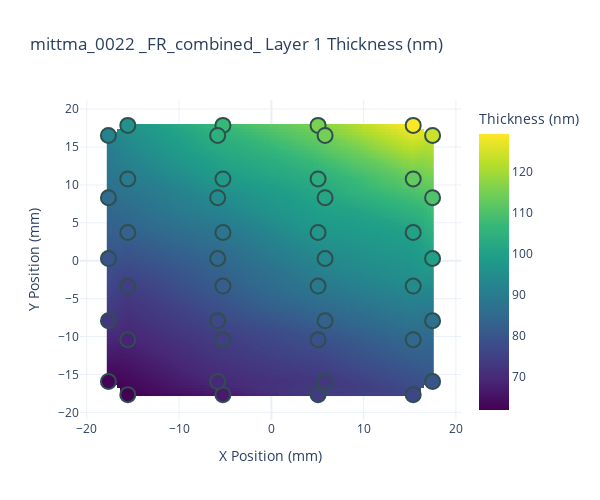
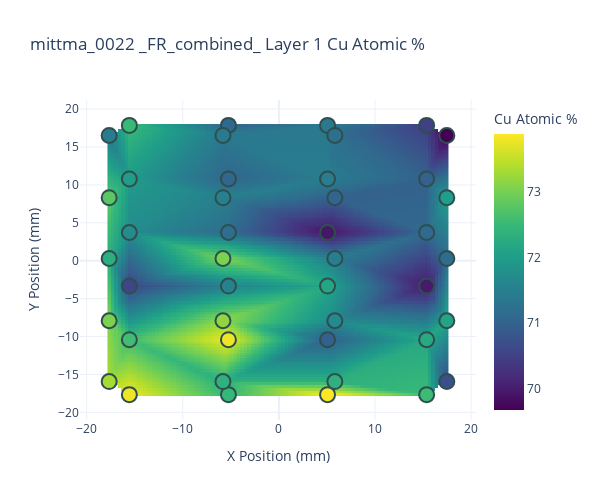
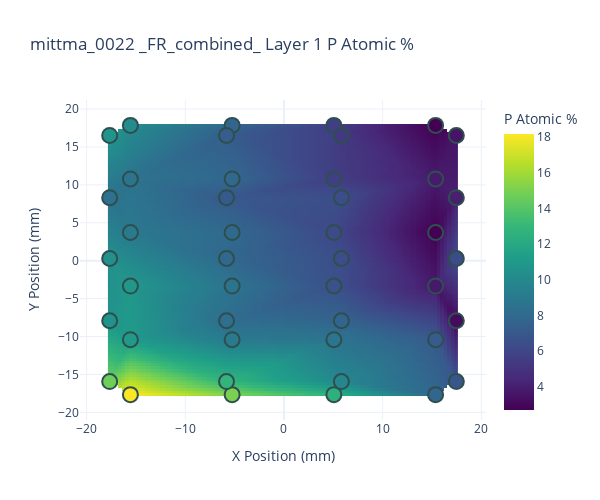
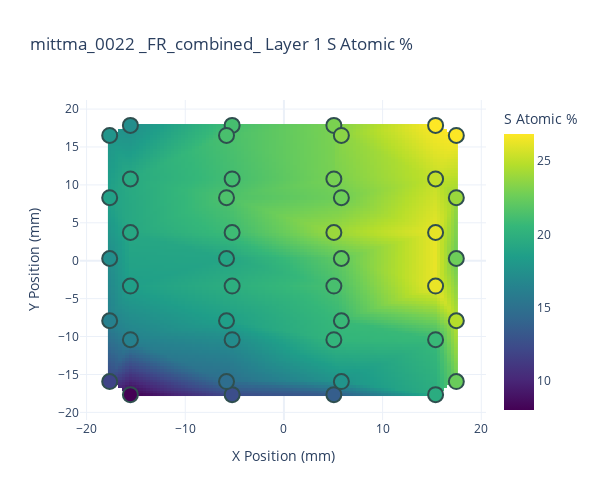

The cell these charts' notebook holds for them, in order:
### Markdown cell above
#### plot heatmaps for the whole sample (combined)

### Code cell
#plot for the whole sample
datatypes=["Layer 1 Thickness (nm)", "Layer 1 Cu Atomic %", "Layer 1 P Atomic %", "Layer 1 S Atomic %"] 
for datatype in datatypes:
    savepath = os.path.join(folder, f"{sample} {datatype}.png")
    new_heatmap(datatype, data=data0, title = f"{sample} {datatype}",
        #     exclude=['-36.9,35.37','35.37,-23.53'],
    savepath=savepath,
     )
